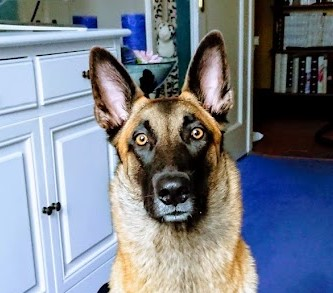
#> input picture img/chien.jpg, 333 x 293 px
$ jupyter execute --allow-errors PW2_Task2_Chollet.ipynb   (shell and % lines are left out)
#> lines starting #> are read from the running program, lines starting #| are printed output that depends on the picture
# <font color="brown">🎓&nbsp;&nbsp; Introduction</font>

In this exercice, you will discover an interesting way to use genetic algorithm: image recreation.

This is inspired by the Genetic Programming implementation of this by Roger Johansson (https://rogerjohansson.blog/2008/12/07/genetic-programming-evolution-of-mona-lisa/) and the countless Genetic Algorithm implementations that followed.

## <font color="brown">🏕&nbsp;&nbsp; Environment</font>
This notebook has been tested on Google Colab but you can run it elsewhere. Just make sure to put the image you want to recreate either on Google Drive or on your disk depending on the platform of your choice.

## <font color="brown">🏗&nbsp;&nbsp; Load image and libraries</font>

[cell 1]
# from google.colab import drive
# drive.mount('/content/drive')

[cell 2]
# %pip install pygad

[cell 3]
import cv2
import numpy as np

original_image = cv2.imread('./img/chien.jpg') # Load image (change this path if needed)
#> original_image is the input picture: shape (293, 333, 3); mean B, G, R 139.9, 127.3, 119.8
original_image = cv2.cvtColor(original_image, cv2.COLOR_BGR2RGB) # Convert image from BGR format to RGB
original_image = cv2.resize(original_image, (original_image.shape[1] // 4, original_image.shape[0] // 4)) # Resize image
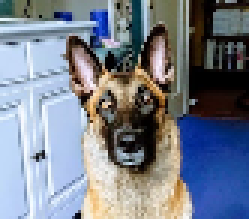
#> original_image: shape (73, 83, 3) (shown 3 times larger); mean R, G, B 119.7, 127.1, 139.8
original_image = np.float32(original_image) / 255 # Rescale image to [0, 1]

[cell 4]
import matplotlib.pyplot as plt
from skimage import filters

plt.figure(dpi=40) # Change the resolution at which we plot the image
plt.imshow(original_image)
plt.axis('off'); # Do not plot axes for this figure

## <font color="brown">✍️&nbsp;&nbsp; Configure some parameters</font>

Note that the parameters values here have been chosen based on some experiments on our part.

[cell 5]
import pygad
import numpy as np

# RGB mean and std taken from the original image
# RGB_MEAN, RGB_STD = np.mean(original_image, axis=(0, 1)), np.std(original_image, axis=(0, 1))

pixel_values = original_image.reshape(-1, 3)
PALETTE = np.unique(pixel_values, axis=0) # Get unique colors in the image
random_palette_idx = np.random.choice(len(PALETTE), 32, replace=False) # Choose 32 random colors from the palette
#> random_palette_idx = 32 values, max 5361 at index 23, min 15 at index 16, mean 2736.1
PALETTE = PALETTE[random_palette_idx]
#> PALETTE = 32 rows, first 8: [0.706, 0.788, 0.933], [0.275, 0.212, 0.145], [0.949, 0.839, 0.682], [0.765, 0.843, 0.969], [0.435, 0.416, 0.298], [0.114, 0.0353, 0.00784], [0.718, 0.808, 0.929], [0.322, 0.357, 0.373]

# Image's width and height
IMG_HEIGHT, IMG_WIDTH = original_image.shape[:2]
#> IMG_HEIGHT = 73; IMG_WIDTH = 83

# Properties of ellipse: RGB + (X,Y) + (width, height) + angle
N_PROPERTIES = 3 + 2 + 2 + 1

# Number of shapes for each paintings "layers"
N_SHAPES_LIST = [120, 60, 20]

# Number of populations individuals for each paintings "layers"
N_INDIVIDUAL_LIST = [250, 500, 500]

# The transparency at which we paint the shapes on top of each other for each painting layers
TRANSPARENCY_LIST = [1, 1, 1] # Instead of getting rid of transparency entierely, we simply set shapes to be opaque

# The number of painting layers
N_STEP = len(N_SHAPES_LIST)


$ run again, with img/TSP.png saved as img/chien.jpg
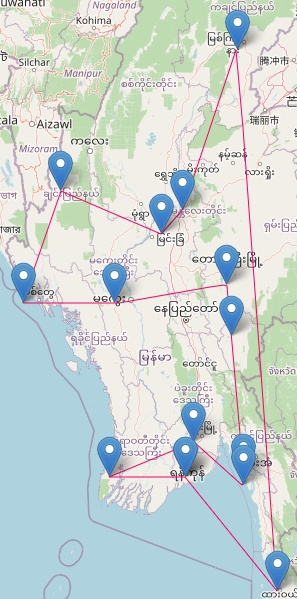
#> input picture img/TSP.png, 297 x 599 px
#> original_image is the input picture: shape (599, 297, 3); mean B, G, R 211.6, 213.5, 201.6
#> `original_image = cv2.resize(original_image, (original_image.shape[1] /..`:
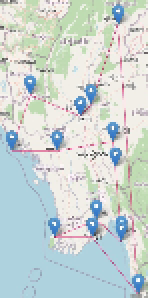
#> original_image: shape (149, 74, 3) (shown 2 times larger); mean R, G, B 201.5, 213.3, 211.4
#> random_palette_idx = 32 values, max 5343 at index 15, min 15 at index 0, mean 2436.1
#> PALETTE = 32 rows, first 8: [0.212, 0.478, 0.788], [0.82, 0.875, 0.757], [0.459, 0.612, 0.741], [0.922, 0.894, 0.914], [0.941, 0.925, 0.894], [0.573, 0.573, 0.553], [0.706, 0.839, 0.878], [0.973, 0.937, 0.937]
